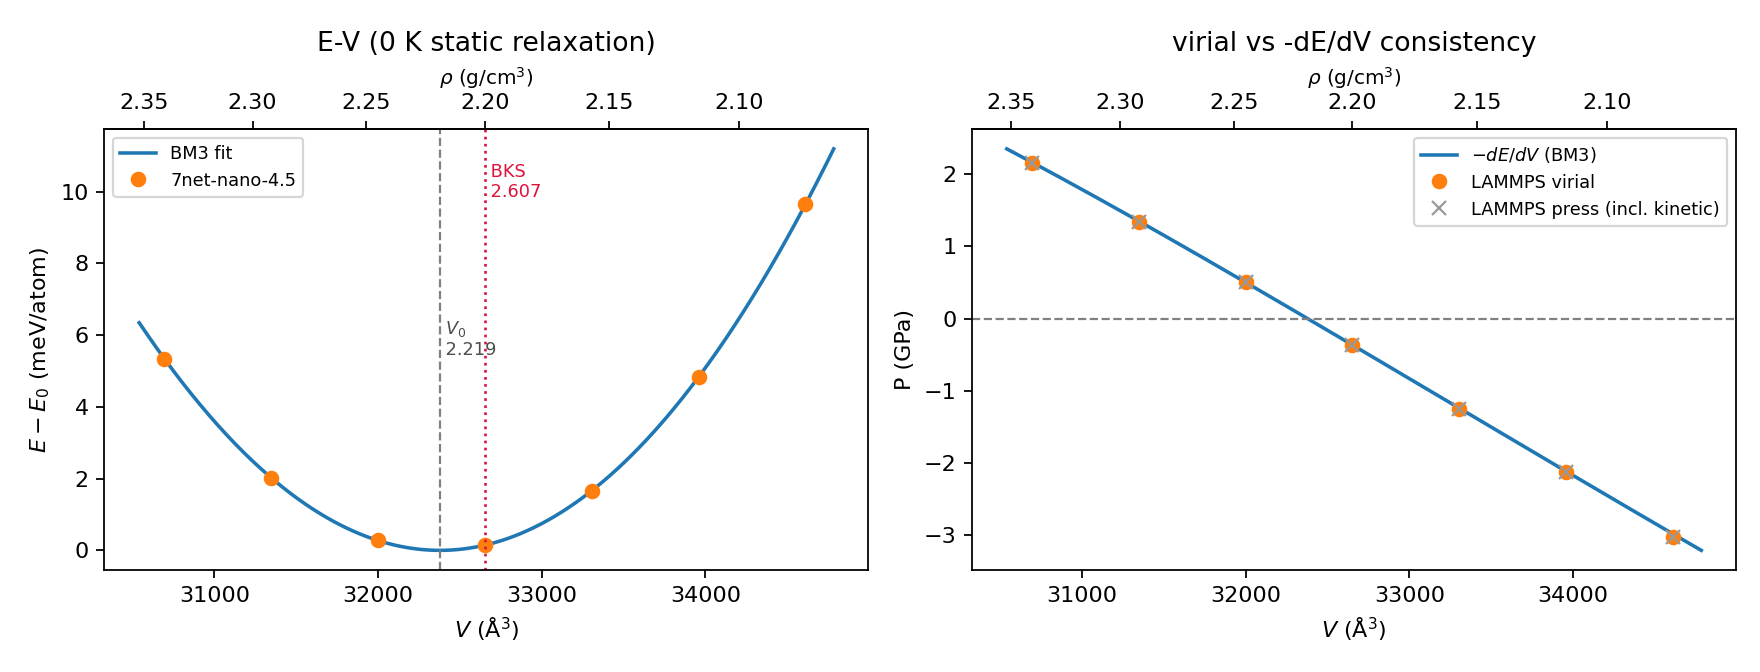

This chart was generated by the following Python code:
#!/usr/bin/env python
"""S2-2  E-V 스캔 분석: Birch-Murnaghan 3차 피팅 + virial vs -dE/dV consistency.

검증 논리:
  BM3를 E(V)에 피팅 -> 해석적 -dE/dV = P_fit  (에너지만 사용, virial 미사용)
  LAMMPS 보고 press 에서 운동에너지항을 빼서 P_virial 산출
  둘이 맞으면 pair_e3gnn 의 응력 구현이 에너지와 정합한다는 뜻.

주의: in.relax / in.ev 가 velocity 를 0으로 죽이지 않아, data 파일이 들고 온
      T=302.3 K 속도가 그대로 남아 press 에 운동에너지항이 섞여 있다.
      P_kin = (N-1) kB T / V 로 제거한다.
"""
import numpy as np
from scipy.optimize import curve_fit
import matplotlib
matplotlib.use("Agg")
import matplotlib.pyplot as plt

EV2BAR = 1.602176634e6
KB = 8.617333262e-5
N = 2160
T_DATA = 0.0          # sio2_quenched.data 속도가 대응하는 온도 (S1에서 독립 산출)
MASS_SUM = 43260.70     # amu, 720 Si + 1440 O
RHO = lambda V: MASS_SUM * 1.66053907 / V

d = np.loadtxt("../02_run/s2_relax/ev220_scan.txt")
V, E, P_lmp = d[:, 1], d[:, 3], d[:, 5]


def bm3_E(V, E0, V0, K0, Kp):
    e = (V0 / V) ** (2 / 3) - 1
    return E0 + 9 * V0 * K0 / 16 * (e**3 * Kp + e**2 * (6 - 4 * (V0 / V) ** (2 / 3)))


def bm3_P(V, E0, V0, K0, Kp):
    x = (V0 / V) ** (1 / 3)
    return 3 * K0 / 2 * (x**7 - x**5) * (1 + 0.75 * (Kp - 4) * (x**2 - 1))


p0 = [E.min(), V[np.argmin(E)], 0.04, 4.0]
pf, pc = curve_fit(bm3_E, V, E, p0=p0, maxfev=400000)
err = np.sqrt(np.diag(pc))
E0, V0, K0, Kp = pf

P_kin = (N - 1) * KB * T_DATA / V * EV2BAR
P_vir = P_lmp - P_kin
P_fit = bm3_P(V, *pf) * EV2BAR
resid = E - bm3_E(V, *pf)

print("=== Birch-Murnaghan 3차 (E-V 피팅, virial 미사용) ===")
print(f"  V0  = {V0:9.2f} +- {err[1]:.2f} A^3   -> rho0 = {RHO(V0):.4f} g/cm3")
print(f"  K0  = {K0*EV2BAR/1e4:7.2f} +- {err[2]*EV2BAR/1e4:.2f} GPa")
print(f"  K0' = {Kp:7.3f} +- {err[3]:.3f}")
print(f"  E0  = {E0/N:.6f} eV/atom")
print(f"  RMS residual = {np.sqrt((resid**2).mean())*1e3:.1f} meV (전체 에너지 범위 {np.ptp(E):.1f} eV)")

print("\n=== virial 정합성 (P_kin = (N-1)kT/V, T=302.3 K 제거) ===")
print("   V(A^3)   rho     P_LAMMPS    P_kin    P_virial    P=-dE/dV     diff    diff%")
for i in range(len(V)):
    dd = P_fit[i] - P_vir[i]
    print(f"{V[i]:9.1f} {RHO(V[i]):6.4f} {P_lmp[i]:10.1f} {P_kin[i]:8.1f} "
          f"{P_vir[i]:10.1f} {P_fit[i]:11.1f} {dd:8.1f} {100*dd/max(abs(P_vir[i]),1):7.2f}")

c = np.polyfit(V, P_vir, 3)
r = np.roots(c); r = r[np.isreal(r)].real
r = r[(r > V.min()) & (r < V.max())][0]
print(f"\n  virial P=0 at V = {r:.1f} A^3 -> rho = {RHO(r):.4f} g/cm3")
print(f"  BM3  dE/dV=0 at V = {V0:.1f} A^3 -> rho = {RHO(V0):.4f} g/cm3")
print(f"  두 경로 차이: {100*abs(r-V0)/V0:.3f} %")

# ---- 그림 ----
Vs = np.linspace(V.min() * 0.995, V.max() * 1.005, 400)
fig, ax = plt.subplots(1, 2, figsize=(11, 4.2))

ax[0].plot(Vs, (bm3_E(Vs, *pf) - E0) / N * 1e3, "-", lw=1.6, label="BM3 fit")
ax[0].plot(V, (E - E0) / N * 1e3, "o", ms=6, label="7net-nano-4.5")
ax[0].axvline(V0, ls="--", c="0.5", lw=1)
ax[0].axvline(32652.5, ls=":", c="crimson", lw=1.2)
ax[0].text(32652.5, ax[0].get_ylim()[1]*0.92, " BKS\n 2.607", color="crimson", fontsize=8, va="top")
ax[0].text(V0, ax[0].get_ylim()[1]*0.55, f" $V_0$\n {RHO(V0):.3f}", color="0.3", fontsize=8, va="top")
ax[0].set_xlabel(r"$V$ ($\rm\AA^3$)"); ax[0].set_ylabel(r"$E-E_0$ (meV/atom)")
ax[0].set_title("E-V (0 K static relaxation)"); ax[0].legend(fontsize=8)

ax[1].plot(Vs, bm3_P(Vs, *pf) * EV2BAR / 1e4, "-", lw=1.6, label=r"$-dE/dV$ (BM3)")
ax[1].plot(V, P_vir / 1e4, "o", ms=6, label="LAMMPS virial")
ax[1].plot(V, P_lmp / 1e4, "x", ms=6, c="0.6", label="LAMMPS press (incl. kinetic)")
ax[1].axhline(0, ls="--", c="0.5", lw=1)
ax[1].set_xlabel(r"$V$ ($\rm\AA^3$)"); ax[1].set_ylabel("P (GPa)")
ax[1].set_title("virial vs -dE/dV consistency"); ax[1].legend(fontsize=8)

for a in ax:
    sec = a.secondary_xaxis("top", functions=(RHO, lambda r_: MASS_SUM * 1.66053907 / r_))
    sec.set_xlabel(r"$\rho$ (g/cm$^3$)", fontsize=9)
fig.tight_layout()
fig.savefig("ev220_fit.png", dpi=160)
print("\n-> ev220_fit.png 저장")
